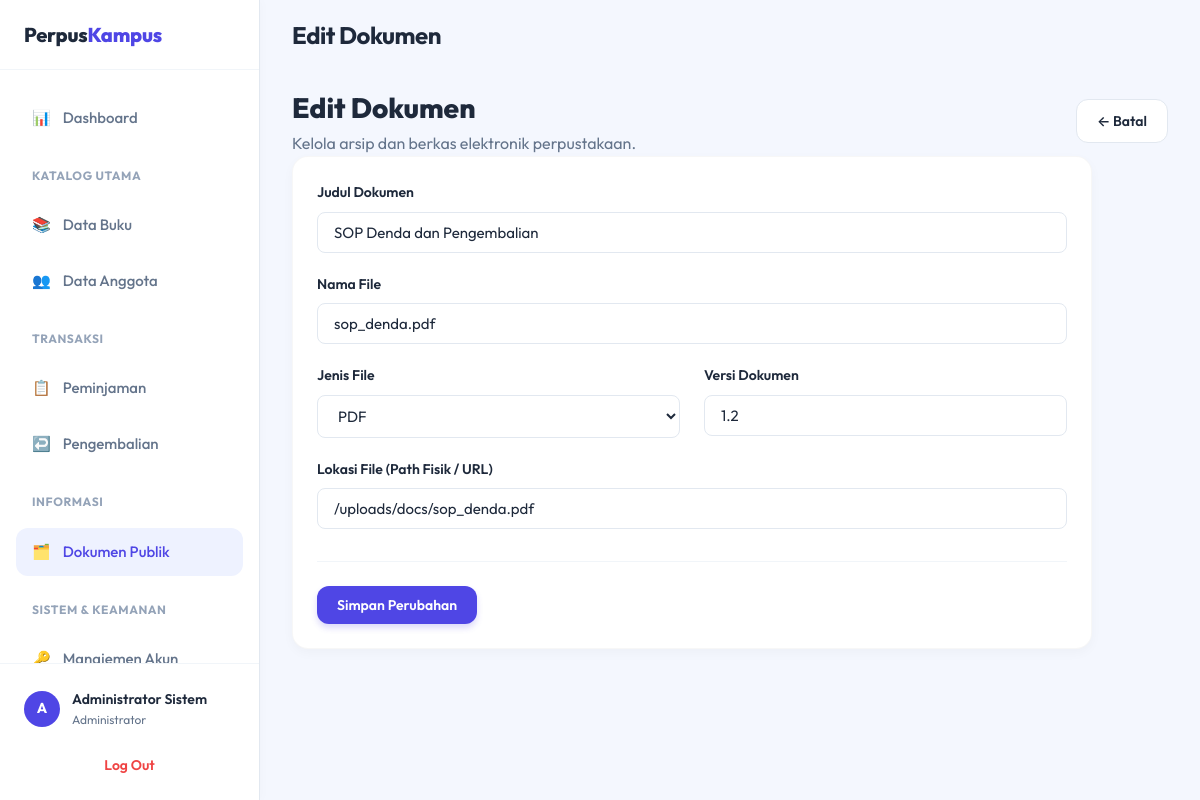
Screenshot of /index.php?url=dokumen/edit/3 (signed in) with the database file from the repository.
### tables this page shows
CREATE TABLE `dokumen` (
  `id_dokumen` int NOT NULL AUTO_INCREMENT,
  `judul_dokumen` varchar(150) NOT NULL,
  `nama_file` varchar(100) NOT NULL,
  `jenis_file` varchar(10) NOT NULL,
  `lokasi_file` varchar(255) NOT NULL,
  `versi` varchar(10) DEFAULT '1.0',
  `tgl_unggah` datetime DEFAULT CURRENT_TIMESTAMP,
  PRIMARY KEY (`id_dokumen`)
);

### app/Core/Controller.php (called while the page is built, shortened)
<?php
class Controller {
    public function view($view, $data = []) {
        require_once __DIR__ . '/../Views/' . $view . '.php';
    }
    public function model($model) {
        return new $model();
    }
}

### app/Controllers/DokumenController.php (called while the page is built, shortened)
<?php
class DokumenController extends Controller {
    public function edit($id = '') {
        $dokumenModel = $this->model('DokumenModel');
        $data['dokumen'] = $dokumenModel->find($id);
        $this->view('dokumen/form', $data);
    }
}

### app/Core/App.php (called while the page is built, shortened)
<?php
class App {
    protected $method     = 'index';
    public function __construct() {
        $url = $this->parseUrl();
        if (isset($url[0])) {
            $controllerName = ucfirst($url[0]) . 'Controller';
            $file = self::CONTROLLERS_PATH . $controllerName . '.php';
            if (file_exists($file)) {
                unset($url[0]);
            }
        }
        $this->controller = new $this->controller;
        if (isset($url[1])) {
            if (method_exists($this->controller, $url[1])) {
                $this->method = $url[1];
                unset($url[1]);
            }
        }
        $this->params = $url ? array_values($url) : [];
        call_user_func_array([$this->controller, $this->method], $this->params);
    }
    public function parseUrl(): array {
        if (isset($_GET['url'])) {
            return explode('/', filter_var(rtrim($_GET['url'], '/'), FILTER_SANITIZE_URL));
        }
        return [];
    }
}

### public/index.php (called while the page is built, shortened)
<?php
require_once BASE_PATH . '/app/Config/Database.php';
require_once BASE_PATH . '/app/Core/Model.php';
require_once BASE_PATH . '/app/Core/Controller.php';
require_once BASE_PATH . '/app/Core/App.php';
$app = new App();

### app/Core/Model.php (called while the page is built, shortened)
<?php
require_once __DIR__ . '/../Config/Database.php';
abstract class Model {
    public function __construct(PDO $db = null) {
        $this->db = $db ?? Database::getInstance();
    }
}

### app/Config/Database.php (called while the page is built, shortened)
<?php
class Database {
    private static $instance = null;
    private $host = 'localhost';
    private $user = 'root';
    private $pass = '';
    private $name = 'db_perpustakaan_kampus';
    private function __construct() {
        try {
            $dsn = "mysql:host={$this->host};dbname={$this->name};charset=utf8mb4";
            $options = [
                PDO::ATTR_ERRMODE            => PDO::ERRMODE_EXCEPTION,
                PDO::ATTR_DEFAULT_FETCH_MODE => PDO::FETCH_ASSOC,
                PDO::ATTR_EMULATE_PREPARES   => false,
            ];
            $this->conn = new PDO($dsn, $this->user, $this->pass, $options);
        } catch (PDOException $e) {
            die("Database Connection Error: " . $e->getMessage());
        }
    }
    public static function getInstance() {
        if (!self::$instance) {
            self::$instance = new Database();
        }
        return self::$instance->conn;
    }
}

### app/Models/DokumenModel.php (called while the page is built, shortened)
<?php
class DokumenModel extends Model {
    public function find($id) {
        $stmt = $this->db->prepare("SELECT * FROM dokumen WHERE id_dokumen = ?");
        $stmt->execute([$id]);
        return $stmt->fetch();
    }
}

### app/Views/dokumen/form.php (the view)
<?php $isEdit = isset($data['dokumen']) && $data['dokumen']; ?>
<div class="flex-between align-center mb-4">
    <div>
        <h1 style="font-size:1.75rem; font-weight:800;"><?= $isEdit ? 'Edit Dokumen' : 'Tambah Dokumen Baru' ?></h1>
        <p class="text-muted">Kelola arsip dan berkas elektronik perpustakaan.</p>
    </div>
    <a href="index.php?url=dokumen/index" class="btn btn-secondary">← Batal</a>
</div>
<div class="card" style="max-width: 800px;">
    <?php
    $action = $isEdit
        ? "index.php?url=dokumen/update/{$data['dokumen']['id_dokumen']}"
        : "index.php?url=dokumen/simpan";
    ?>
    <form action="<?= $action ?>" method="POST">
        <div class="form-group">
            <label class="form-label">Judul Dokumen</label>
            <input type="text" name="judul_dokumen" class="form-control" placeholder="Contoh: Panduan Peminjaman Buku"
                   value="<?= $isEdit ? htmlspecialchars($data['dokumen']['judul_dokumen']) : '' ?>" required>
        </div>
        <div class="form-group">
            <label class="form-label">Nama File</label>
            <input type="text" name="nama_file" class="form-control" placeholder="contoh: panduan.pdf"
                   value="<?= $isEdit ? htmlspecialchars($data['dokumen']['nama_file']) : '' ?>" required>
        </div>
        <div class="grid-2">
            <div class="form-group">
                <label class="form-label">Jenis File</label>
                <select name="jenis_file" class="form-control" required style="cursor:pointer;">
                    <?php foreach(['pdf', 'docx', 'xlsx', 'txt', 'jpg', 'png'] as $jenis): ?>
                    <option value="<?= $jenis ?>" <?= ($isEdit && $data['dokumen']['jenis_file'] === $jenis) ? 'selected' : '' ?>>
                        <?= strtoupper($jenis) ?>
                    </option>
                    <?php endforeach; ?>
                </select>
            </div>
            <div class="form-group">
                <label class="form-label">Versi Dokumen</label>
                <input type="text" name="versi" class="form-control" placeholder="1.0"
                       value="<?= $isEdit ? htmlspecialchars($data['dokumen']['versi']) : '1.0' ?>">
            </div>
        </div>
        <div class="form-group">
            <label class="form-label">Lokasi File (Path Fisik / URL)</label>
            <input type="text" name="lokasi_file" class="form-control" placeholder="/uploads/docs/..."
                   value="<?= $isEdit ? htmlspecialchars($data['dokumen']['lokasi_file']) : '' ?>" required>
        </div>
        <div class="mt-4" style="border-top:1px solid var(--border-light); padding-top:1.5rem;">
            <button type="submit" class="btn btn-primary btn-lg"><?= $isEdit ? 'Simpan Perubahan' : 'Upload Dokumen' ?></button>
        </div>
    </form>
</div>

### public/css/style.css (style rules this page uses)
:root { --primary: #4F46E5; --primary-hover: #4338CA; --primary-light: #EEF2FF; --bg-body: #F4F7FE; --surface: #FFFFFF; --sidebar-bg: #FFFFFF; --text-main: #1E293B; --text-muted: #64748B; --text-light: #94A3B8; --border: #E2E8F0; --border-light: #F1F5F9; --success: #10B981; --success-bg: #D1FAE5; --warning: #F59E0B; --warning-bg: #FEF3C7; --danger: #EF4444; --danger-bg: #FEE2E2; --info: #3B82F6; --info-bg: #DBEAFE; --sidebar-width: 260px; --header-height: 70px; --radius-sm: 8px; --radius-md: 12px; --radius-lg: 16px; --shadow-sm: 0 1px 2px rgba(0, 0, 0, 0.04); --shadow-md: 0 4px 12px rgba(0, 0, 0, 0.03); --shadow-hover: 0 10px 25px rgba(0, 0, 0, 0.06); }
* { margin: 0; padding: 0; box-sizing: border-box; }
body { font-family: 'Outfit', -apple-system, BlinkMacSystemFont, sans-serif; background-color: var(--bg-body); color: var(--text-main); line-height: 1.6; -webkit-font-smoothing: antialiased; }
a { text-decoration: none; color: var(--primary); transition: all 0.2s ease; }
.mt-4 { margin-top: 2rem; }
.text-muted { color: var(--text-muted); }
.flex-between { display: flex; justify-content: space-between; align-items: center; }
.grid-2 { display: grid; grid-template-columns: repeat(auto-fit, minmax(360px, 1fr)); gap: 1.5rem; }
.card { background: var(--surface); border-radius: var(--radius-lg); padding: 1.5rem; box-shadow: var(--shadow-md); border: 1px solid rgba(0,0,0,0.03); transition: box-shadow 0.3s ease, transform 0.3s ease; }
.btn { display: inline-flex; align-items: center; justify-content: center; gap: 0.5rem; padding: 0.625rem 1.25rem; border-radius: var(--radius-md); font-weight: 600; font-size: 0.875rem; cursor: pointer; border: none; transition: all 0.2s ease; font-family: inherit; }
.btn-primary { background: var(--primary); color: white; box-shadow: 0 4px 6px rgba(79, 70, 229, 0.2); }
.btn-secondary { background: white; color: var(--text-main); border: 1px solid var(--border); }
.form-group { margin-bottom: 1.25rem; }
.form-label { display: block; font-weight: 600; font-size: 0.875rem; margin-bottom: 0.5rem; color: var(--text-main); }
.form-control { width: 100%; padding: 0.625rem 1rem; border: 1.5px solid var(--border); border-radius: var(--radius-sm); font-family: inherit; font-size: 0.9375rem; transition: all 0.2s; background: var(--surface); color: var(--text-main); }

### rows the page displays
dokumen: judul_dokumen "SOP Denda dan Pengembalian", nama_file "sop_denda.pdf", jenis_file "PDF", versi "1.2", lokasi_file "/uploads/docs/sop_denda.pdf"

### other values shown
substr($_SESSION['user']['nama_lengkap'], 0, 1) "A"
$_SESSION['user']['nama_lengkap'] "Administrator Sistem"
$_SESSION['user']['role'] "Administrator"
$data['title'] "Edit Dokumen"
